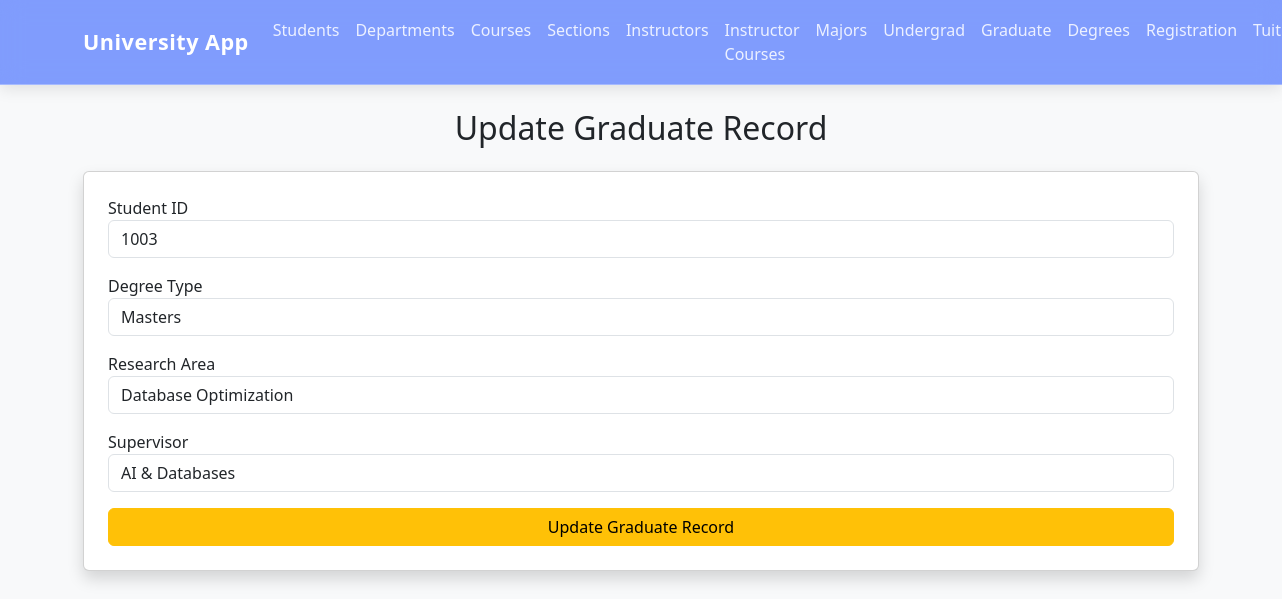
Screenshot of /update-graduate/1003 with the database file from the repository.
### tables this page shows
CREATE TABLE Graduate (
    Student_ID INTEGER PRIMARY KEY,
    Degree_Type TEXT,
    Research_Area TEXT,
    Supervisor TEXT,
    FOREIGN KEY(Student_ID) REFERENCES Student(Student_ID)
);

### app.py (the view, shortened to what this page needs)
@app.route("/update-graduate/<int:id>", methods=["GET", "POST"])
def update_graduate(id):
    conn = get_db_connection()
    row = conn.execute(
        "SELECT * FROM Graduate WHERE Student_ID = ?",
        (id,)
    ).fetchone()
    if not row:
        flash("Record not found!", "danger")
        return redirect(url_for("graduate"))
    return render_template(
        "update_graduate.html",
        title="Update Graduate Record",
        record=row
    )

### app.py (called while the page is built)
def get_db_connection():
    conn = sqlite3.connect("university.db")
    conn.row_factory = sqlite3.Row
    return conn

### templates/update_graduate.html
{% extends "base.html" %}
{% block content %}
<h2 class="mb-4 text-center">Update Graduate Record</h2>
<form method="POST" class="card p-4 shadow">
    <div class="mb-3">
        <label>Student ID</label>
        <input type="number" name="student_id" class="form-control"
               value="{{ record.Student_ID }}" required>
    </div>
    <div class="mb-3">
        <label>Degree Type</label>
        <input type="text" name="degree_type" class="form-control"
               value="{{ record.Degree_Type }}" required>
    </div>
    <div class="mb-3">
        <label>Research Area</label>
        <input type="text" name="research_area" class="form-control"
               value="{{ record.Research_Area }}" required>
    </div>
    <div class="mb-3">
        <label>Supervisor</label>
        <input type="text" name="supervisor" class="form-control"
               value="{{ record.Supervisor }}">
    </div>
    <button type="submit" class="btn btn-warning w-100">Update Graduate Record</button>
</form>
{% endblock %}

### rows the page displays
Graduate: student_id "1003", degree_type "Masters", research_area "Database Optimization", supervisor "AI & Databases"
